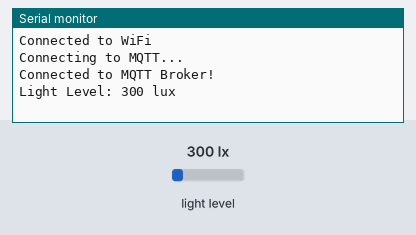
A sketch run on a simulated Arduino MKR. Parts: the last lines printed to the serial monitor. Inputs (shaded band) come from the test bench; at power-on: light level 300 lx. WiFi joins after 1.5 s; servers stay silent unless stated; no MQTT or app messages arrive unless stated.

Above: at 2.7 s.
2.8 s: light level set to 40 lx
At 7.9 s:
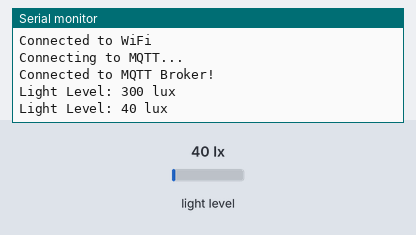
8.8 s: light level set to 500 lx
At 12.9 s:
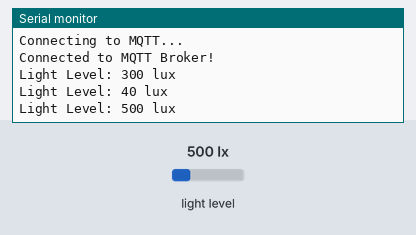
Timing chart, 0 to 14.4 s (numbered marks = the images above; inputs shaded):
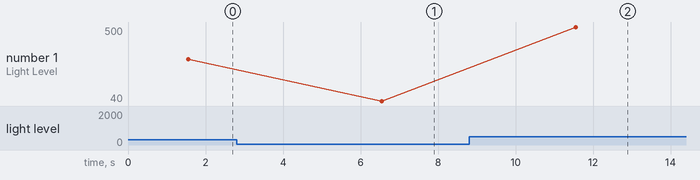

The sketch:

sketch_mar25c.ino
```cpp
#include <Wire.h>
#include <BH1750.h>
#include <WiFiNINA.h>
#include <PubSubClient.h>  // MQTT library

// WiFi Credentials
#define WIFI_SSID "Nimesh's A55"
#define WIFI_PASSWORD "12345667"

// MQTT Broker Credentials
#define MQTT_SERVER "8d6f19014dcb4ab598dc1e144e2703b7.s1.eu.hivemq.cloud"
#define MQTT_PORT 8883
#define MQTT_TOPIC "sensor/light"
#define MQTT_USER "hivemq.webclient.1742892387266"
#define MQTT_PASSWORD "AHswV!i0.e82o3%UYzJ?"

// BH1750 Sensor
BH1750 lightMeter;

// Use SSL Client instead of regular WiFiClient
WiFiSSLClient wifiSSLClient;
PubSubClient mqttClient(wifiSSLClient);

// Light threshold for detecting sunlight
#define LIGHT_THRESHOLD 5000
bool isSunlightOn = false;    // Track sunlight status

// Function to Connect to MQTT Broker
void connectMQTT() {
  while (!mqttClient.connected()) {
    Serial.println("Connecting to MQTT...");
    if (mqttClient.connect("ArduinoNanoIoT", MQTT_USER, MQTT_PASSWORD)) {
      Serial.println("Connected to MQTT Broker!");
    } else {
      Serial.print("Failed, rc=");
      Serial.print(mqttClient.state());
      Serial.println(" Retrying in 5 seconds...");
      delay(5000);
    }
  }
}

void setup() {
  Serial.begin(9600);

  // Initialize the BH1750 sensor
  Wire.begin();
  lightMeter.begin();

  // Connect to WiFi
  WiFi.begin(WIFI_SSID, WIFI_PASSWORD);
  while (WiFi.status() != WL_CONNECTED) {
    delay(1000);
    Serial.println("Connecting to WiFi...");
  }
  Serial.println("Connected to WiFi");

  // Set MQTT Server
  mqttClient.setServer(MQTT_SERVER, MQTT_PORT);

  // Connect to MQTT
  connectMQTT();
}

void loop() {
  if (!mqttClient.connected()) {
    connectMQTT();
  }
  mqttClient.loop();  // Keep MQTT connection alive

  // Read the light level from the BH1750 sensor (lux)
  uint16_t lightLevel = lightMeter.readLightLevel();
  Serial.print("Light Level: ");
  Serial.print(lightLevel);
  Serial.println(" lux");

  // Detect sunlight start and stop
  if (lightLevel > LIGHT_THRESHOLD && !isSunlightOn) {
    isSunlightOn = true;
    Serial.println("Sunlight started!");
    mqttClient.publish(MQTT_TOPIC, "Sunlight Started");
  } else if (lightLevel < LIGHT_THRESHOLD && isSunlightOn) {
    isSunlightOn = false;
    Serial.println("Sunlight stopped!");
    mqttClient.publish(MQTT_TOPIC, "Sunlight Stopped");
  }

  delay(5000); // Check light level every 5 seconds
}
```

Measured:
- after the input at 2.8 s, the serial monitor: prints a new line after 3.8 s (image 1)
- after the input at 8.8 s, the serial monitor: prints a new line after 2.8 s (image 2)
- plotted number 1: 300 → 40 after the input at 2.8 s, 40 → 500 after the input at 8.8 s
